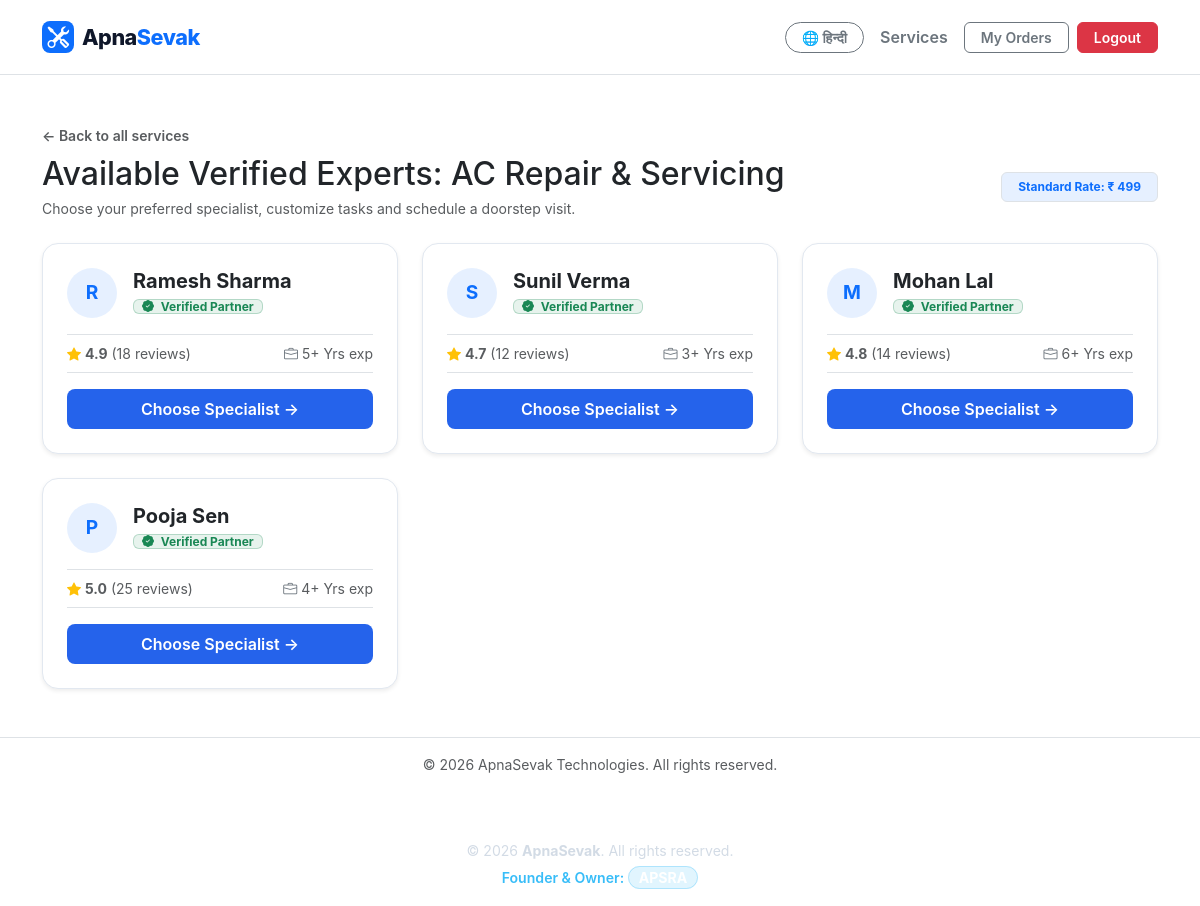
The app's page /service/ac_repair/providers (signed in) with its own data.
### app.py (models this page shows)
class User(db.Model):
    id = db.Column(db.Integer, primary_key=True)
    name = db.Column(db.String(100), nullable=False)
    phone = db.Column(db.String(15), nullable=False)
    email = db.Column(db.String(100), unique=True, nullable=False)
    role = db.Column(db.String(20), nullable=False)  # 'customer', 'provider', 'admin'
    skill_key = db.Column(db.String(50), nullable=True)
    rating = db.Column(db.String(10), default="5.0")
    rating_count = db.Column(db.Integer, default=1)
    experience = db.Column(db.String(20), default="3+ Yrs")
    password = db.Column(db.String(200), nullable=False)
    qr_code = db.Column(db.String(255), nullable=True, default="default_qr.png")
    bookings = db.relationship("Booking", backref="customer", foreign_keys="Booking.user_id", lazy=True)
    reviews_received = db.relationship("Review", backref="provider", foreign_keys="Review.provider_id", lazy=True)

### app.py (the view)
@app.route("/service/<service_key>/providers")
def service_providers(service_key):
    if "user_id" not in session:
        return redirect(url_for("gateway"))
    if session.get("user_role") in ["provider", "admin"]:
        return redirect(url_for("dashboard"))
    lang = session.get("lang", "en")
    all_localized = get_localized_services(lang)
    service_obj = next((s for s in all_localized if s["key"] == service_key), all_localized[0])
    sevaks = User.query.filter_by(role="provider", skill_key=service_key).all()
    if not sevaks:
        sevaks = User.query.filter_by(role="provider").limit(4).all()
    return render_template("sevak_list.html", service=service_obj, sevaks=sevaks, service_key=service_key)

### app.py (called while the page is built)
@app.context_processor
def inject_lang():
    lang = session.get("lang", "en")
    return {"t": TRANSLATIONS.get(lang, TRANSLATIONS["en"]), "current_lang": lang}

def get_localized_services(lang):
    localized = []
    for s in SERVICES_CATALOG:
        info = s.get(lang, s["en"])
        localized.append({
            "key": s["key"],
            "title": info["title"],
            "category": info["category"],
            "desc": info["desc"],
            "price": s["price"],
            "tasks": info["tasks"]
        })
    return localized

### templates/sevak_list.html (shortened to what this page needs)
{% extends "base.html" %}
{% block content %}
<div class="container py-5">
    <div class="mb-4">
        <a href="/home" class="text-decoration-none text-muted small fw-semibold">
            &larr; {% if current_lang == 'hi' %}सभी सेवाओं पर वापस जाएं{% else %}Back to all services{% endif %}
        </a>
        <div class="d-flex align-items-center justify-content-between mt-2 flex-wrap gap-2">
            <div>
                <h2 class="fw-extrabold text-dark mb-1">
                    {% if current_lang == 'hi' %}
                        उपलब्ध कुशल विशेषज्ञ: {{ service.title }}
                    {% else %}
                        Available Verified Experts: {{ service.title }}
                    {% endif %}
                </h2>
                <p class="text-muted small mb-0">
                    {% if current_lang == 'hi' %}
                        अपने पसंदीदा प्रमाणित सेवक का चयन करें एवं समय निर्धारित करें।
                    {% else %}
                        Choose your preferred specialist, customize tasks and schedule a doorstep visit.
                    {% endif %}
                </p>
            </div>
            <span class="badge bg-primary bg-opacity-10 text-primary border px-3 py-2 fw-bold">
                {% if current_lang == 'hi' %}मानक दर: {{ service.price }}{% else %}Standard Rate: {{ service.price }}{% endif %}
            </span>
        </div>
    </div>
    <div class="row g-4">
        {% for sevak in sevaks %}
        <div class="col-md-6 col-lg-4">
            <div class="card h-100 border-0 shadow-sm rounded-4 p-4 bg-white" style="border: 1px solid #e2e8f0 !important;">
                <div class="d-flex align-items-center gap-3 mb-3">
                    <div class="rounded-circle bg-primary bg-opacity-10 text-primary fw-bold d-flex align-items-center justify-content-center" style="width: 50px; height: 50px; font-size: 1.2rem;">
                        {{ sevak.name[0] }}
                    </div>
                    <div>
                        <h5 class="fw-bold text-dark mb-0">{{ sevak.name }}</h5>
                        <span class="badge bg-success bg-opacity-10 text-success border border-success border-opacity-25 px-2 py-0 small">
                            <i class="bi bi-patch-check-fill me-1"></i>
                            {% if current_lang == 'hi' %}प्रमाणित सेवक{% else %}Verified Partner{% endif %}
                        </span>
                    </div>
                </div>
                <div class="d-flex justify-content-between py-2 border-top border-bottom mb-3 text-muted small">
                    <span>
                        <i class="bi bi-star-fill text-warning"></i>
                        <strong>{{ sevak.rating }}</strong>
                        ({% if current_lang == 'hi' %}{{ sevak.rating_count }} समीक्षाएं{% else %}{{ sevak.rating_count }} reviews{% endif %})
                    </span>
                    <span>
                        <i class="bi bi-briefcase text-secondary"></i>
                        {% if current_lang == 'hi' %}{{ sevak.experience }} अनुभव{% else %}{{ sevak.experience }} exp{% endif %}
                    </span>
                </div>
                <button type="button" class="btn btn-custom-primary w-100 fw-semibold py-2" data-bs-toggle="modal" data-bs-target="#bookModal{{ sevak.id }}">
                    {% if current_lang == 'hi' %}सेवक का चयन करें &rarr;{% else %}Choose Specialist &rarr;{% endif %}
                </button>
            </div>
        </div>
        {% endfor %}
    </div>
</div>
{% endblock %}

### templates/base.html (style rules this page uses)
:root { --primary-brand: #2563eb; --primary-hover: #1d4ed8; --dark-text: #0f172a; --border-subtle: #e2e8f0; }
body { font-family: -apple-system, BlinkMacSystemFont, "Segoe UI", Roboto, Helvetica, Arial, sans-serif; margin: 0; padding: 0; }
.btn-custom-primary { background-color: var(--primary-brand); color: #ffffff; border: none; border-radius: 8px; padding: 8px 18px; transition: all 0.2s ease; }

### records on screen
User: name "R", name "Ramesh Sharma", rating "4.9", rating_count "18", experience "5+ Yrs"
User: name "S", name "Sunil Verma", rating "4.7", rating_count "12", experience "3+ Yrs"
User: name "M", name "Mohan Lal", rating "4.8", rating_count "14", experience "6+ Yrs"
User: name "P", name "Pooja Sen", rating "5.0", rating_count "25", experience "4+ Yrs"

### other values on screen
{{ t.switch_lang }} "हिन्दी"
{{ t.services }} "Services"
{{ t.orders }} "My Orders"
{{ t.logout }} "Logout"
{{ service.title }} "AC Repair & Servicing"
{{ service.price }} "₹ 499"
